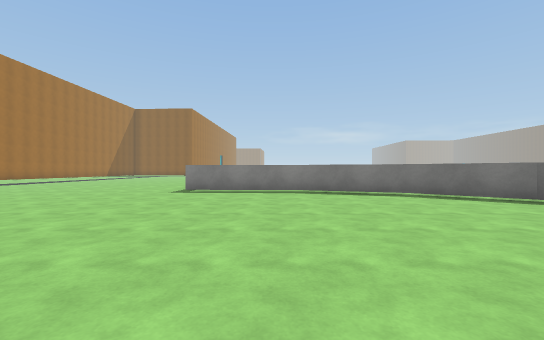
view 1 (above)

20 first-person views from a walk through a 3-D level made in the Unity game engine. The camera is 1.2 m above the floor, looks level and sees 90° across. The floor is counted in squares, 2 m on a side. Each view is taken from the middle of a square. On the plan, view 1 faces up. The plan holds only what a view shows up to about 9 squares ahead; the rest is blank. The place goes on beyond the plan. The player character is not drawn. Some surface patterns are stand-ins.

view 2
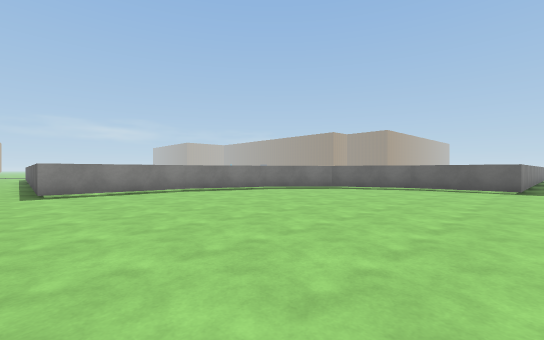

view 3
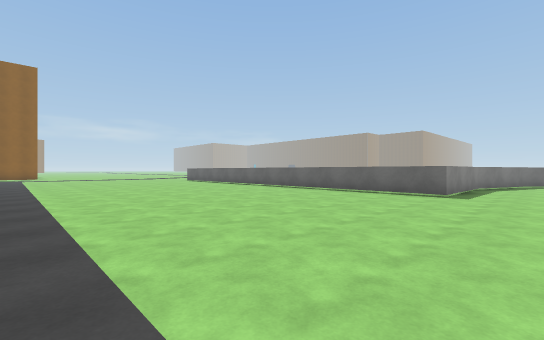

view 4
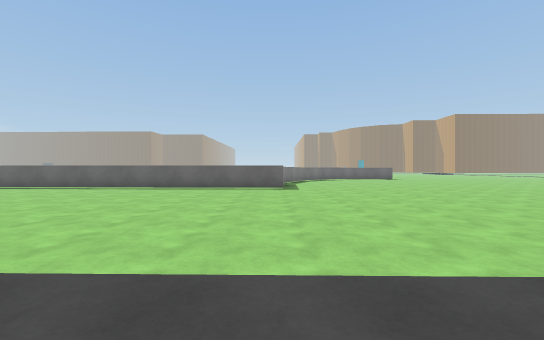

view 5
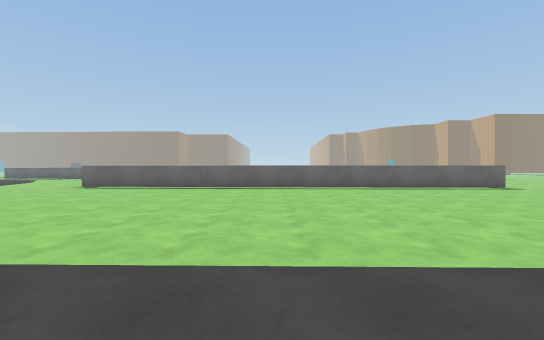

view 6
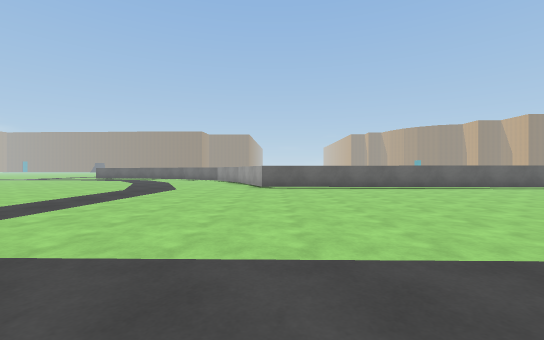

view 7
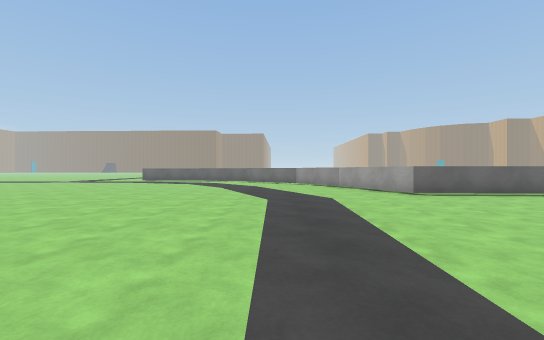

view 8
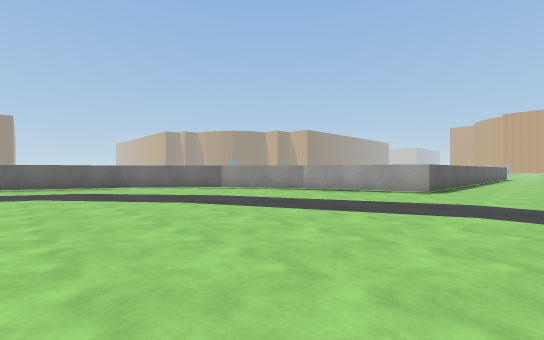

view 9
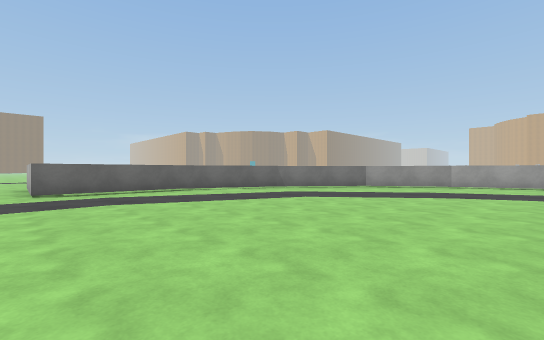

view 10
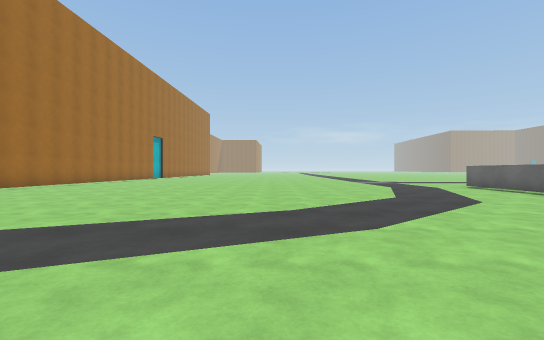

view 11
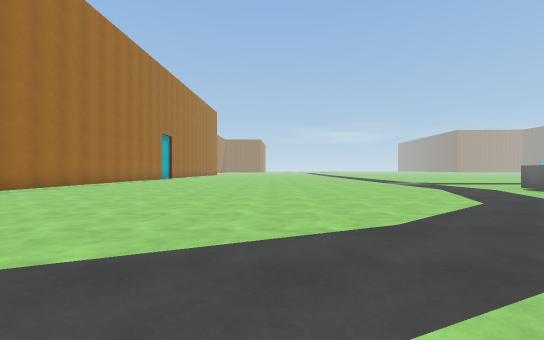

view 12
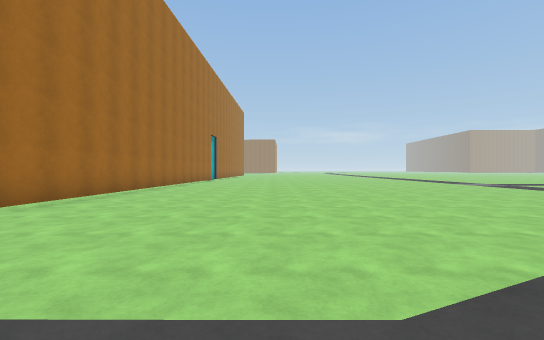

view 13
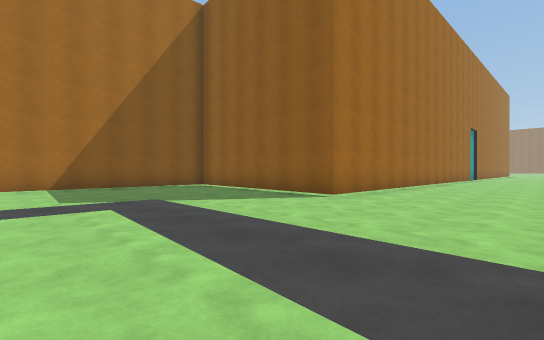

view 14
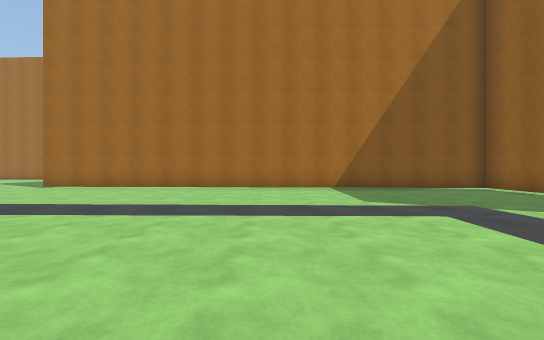

view 15
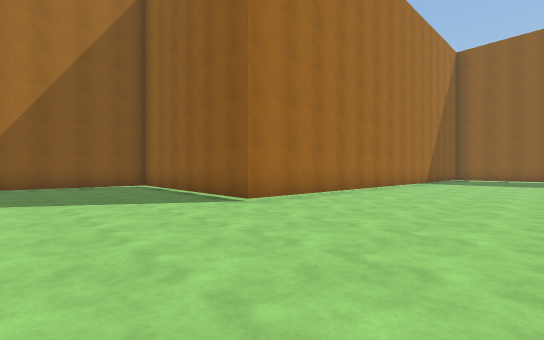

view 16
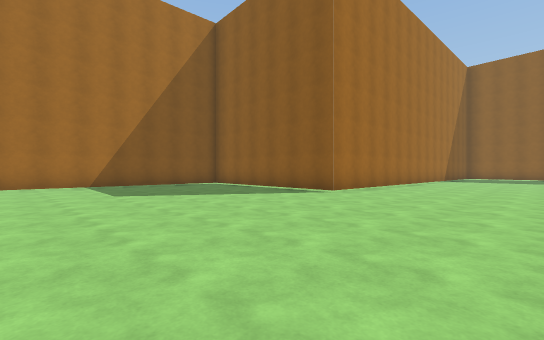

view 17
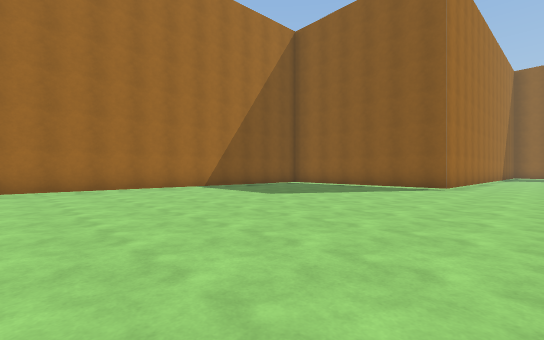

view 18
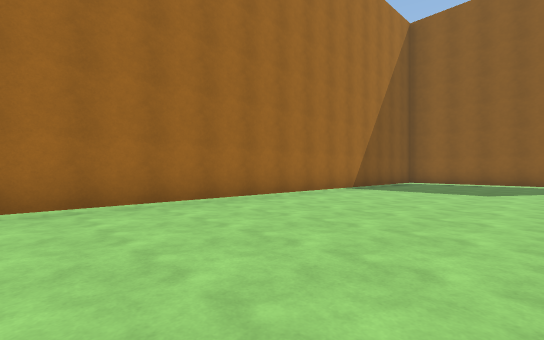

view 19
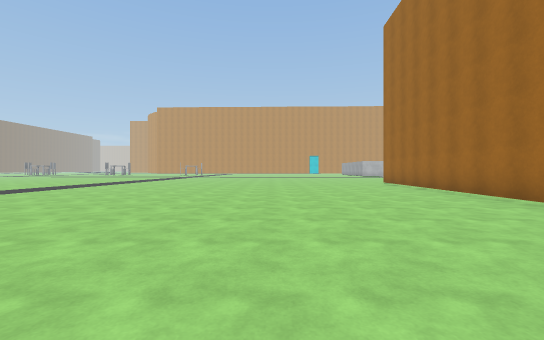

view 20
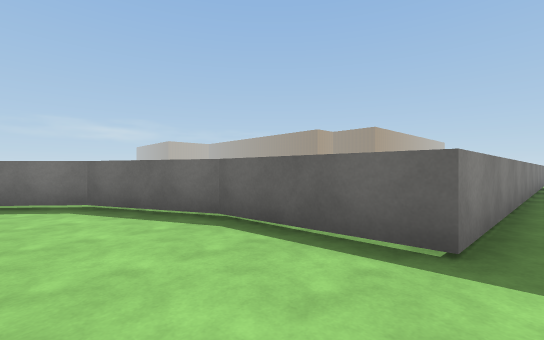

### Floor plan
Points are (right, up) in squares from view 1. A wall is a line through its corners. A room is listed if a view was taken in it or the views show most of it. See-through windows are left out.
Room 1 (views 1, 2, 3, 4, 5, 6, 7, 8, 9, 10, 11, 12, 13, 14, 15, 16, 17, 18, 19, 20)
walls: (1.1, 22.4) (3.4, 23.9) (5.4, 26.4); (-21.2, 13.5) (-21.8, -0.1); (5.3, 26.3) (6.7, 29.3) (6.8, 32.6); (-8.1, 33.1) (-8.3, 28.3) (-14.4, 28.6) (-15, 14.4) (-20.2, 14.6); (7.1, 32.5) (9.6, 32.4); (12.7, 0.2) (6.1, 0.4) (6, 2.9) (5, 5.1) (3.3, 6.6) (0.9, 7.5) (-2.4, 7.6) (-1.9, 21.3) (1.1, 22.5)

Positions as (right, up) in squares from view 1, and headings:
1: (0, 0), facing up
2: (-3, 0), facing up-right
3: (-10, 6), facing up-right
4: (-11, 8), facing right
5: (-11, 15), facing right
6: (-11, 21), facing right
7: (-9, 25), facing right
8: (-4, 29), facing down-right
9: (-1, 33), facing down-right
10: (0, 23), facing up
11: (-1, 24), facing up
12: (-4, 24), facing up
13: (-5, 23), facing up-left
14: (-6, 22), facing left
15: (-11, 11), facing up-left
16: (-11, 8), facing up-left
17: (-13, 5), facing up-left
18: (-17, 2), facing up-left
19: (-17, 9), facing down
20: (4, 0), facing up-right
